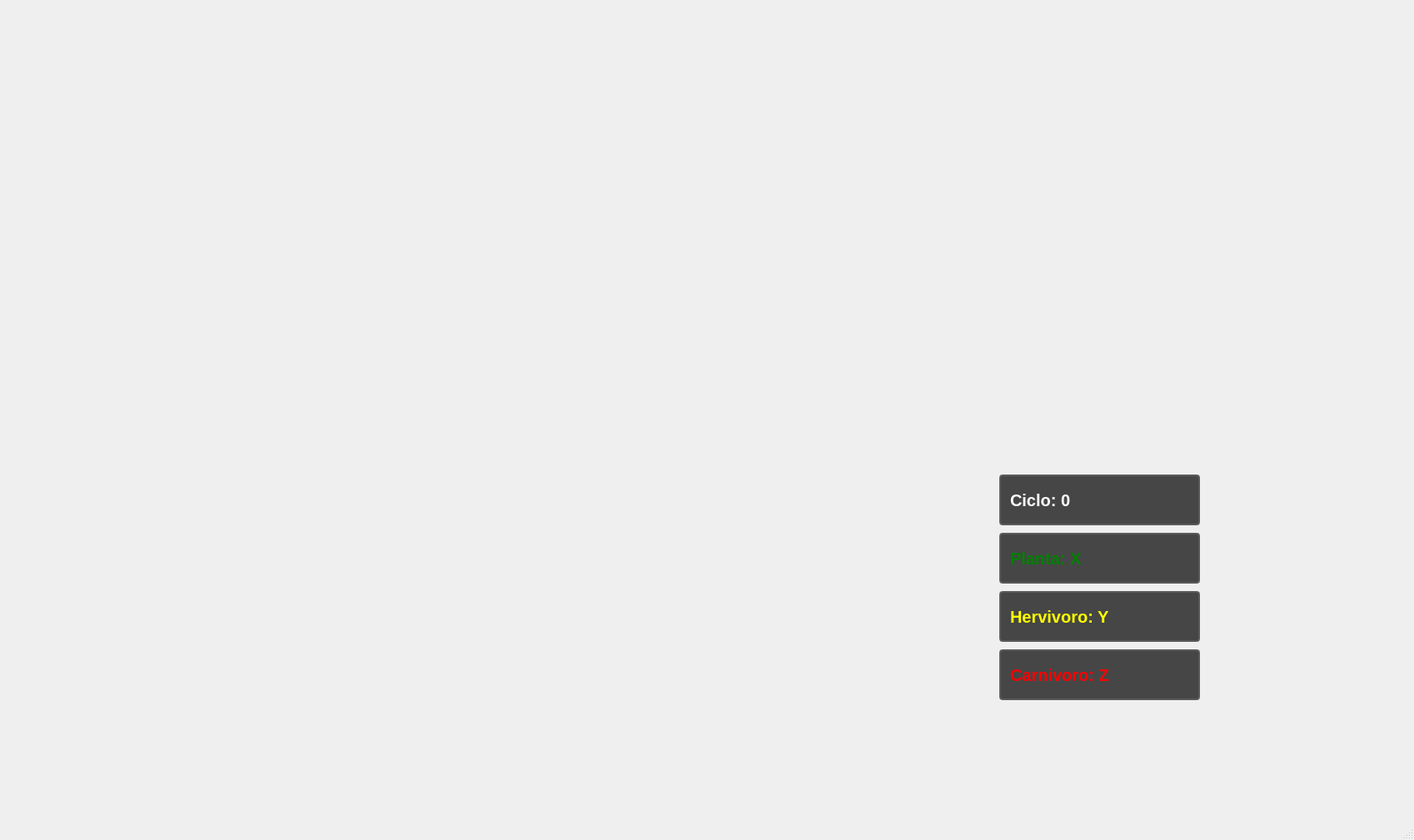
<?xml version="1.0" encoding="UTF-8"?>
<ui version="4.0">
 <class>MainWindow</class>
 <widget class="QMainWindow" name="MainWindow">
  <property name="geometry">
   <rect>
    <x>0</x>
    <y>0</y>
    <width>1698</width>
    <height>1009</height>
   </rect>
  </property>
  <property name="windowTitle">
   <string>MainWindow</string>
  </property>
  <property name="styleSheet">
   <string notr="true">QMainWindow {
	border-image: url(:/img/Fondo.png) 0 0 0 0 stretch stretch;
}

#window {
	background: transparent;
}</string>
  </property>
  <widget class="QWidget" name="window">
   <property name="styleSheet">
    <string notr="true">#window {
    border-image: url(:/img/img/sacale_el_fondo,_202604140053.png) 0 0 0 0 stretch stretch;
    background-color: transparent;
}</string>
   </property>
   <widget class="QLabel" name="lblCiclo">
    <property name="geometry">
     <rect>
      <x>1200</x>
      <y>570</y>
      <width>241</width>
      <height>61</height>
     </rect>
    </property>
    <property name="styleSheet">
     <string notr="true">QLabel {
	background-color: rgba(0, 0, 0, 180);
	color: white;
	border: 2px solid #5A5A5A;
	border-radius: 4px;
	padding: 6px;
	font-family: &quot;Segoe UI&quot;, Arial;
	font-weight: bold;
	font-size: 20px;
	qproperty-alignment: AlignCenter;

}</string>
    </property>
    <property name="text">
     <string>Ciclo: 0</string>
    </property>
   </widget>
   <widget class="QGraphicsView" name="vistaEcosistema">
    <property name="geometry">
     <rect>
      <x>90</x>
      <y>30</y>
      <width>911</width>
      <height>831</height>
     </rect>
    </property>
    <property name="styleSheet">
     <string notr="true">QGraphicsView {
	background: transparent;
	border: none;
}</string>
    </property>
   </widget>
   <widget class="QWidget" name="btnReiniciarFondo" native="true">
    <property name="geometry">
     <rect>
      <x>1150</x>
      <y>470</y>
      <width>341</width>
      <height>61</height>
     </rect>
    </property>
    <property name="styleSheet">
     <string notr="true">QWidget#btnReiniciarFondo {
	border-image: url(:/img/Reiniciar.png);

};


</string>
    </property>
    <widget class="QPushButton" name="btnReiniciar">
     <property name="geometry">
      <rect>
       <x>0</x>
       <y>0</y>
       <width>311</width>
       <height>51</height>
      </rect>
     </property>
     <property name="styleSheet">
      <string notr="true">QPushButton {
	background-color: transparent;
	border: none;
	color: white;
	font-weight: bold;
}

QPushButton:hover {
    background-color: rgba(255, 255, 255, 30); 
}

QPushButton:pressed {
	background-color: rgba(0,0,0,50);
	padding-top: 3px;
	padding-left: 3px;

}</string>
     </property>
     <property name="text">
      <string/>
     </property>
    </widget>
   </widget>
   <widget class="QWidget" name="btnPausarFondo" native="true">
    <property name="geometry">
     <rect>
      <x>1150</x>
      <y>370</y>
      <width>341</width>
      <height>61</height>
     </rect>
    </property>
    <property name="styleSheet">
     <string notr="true">QWidget#btnPausarFondo {
	border-image: url(:/img/Pausar.png);

};


</string>
    </property>
    <widget class="QPushButton" name="btnPausar">
     <property name="geometry">
      <rect>
       <x>0</x>
       <y>0</y>
       <width>341</width>
       <height>51</height>
      </rect>
     </property>
     <property name="styleSheet">
      <string notr="true">QPushButton {
	background-color: transparent;
	border: none;
	color: white;
	font-weight: bold;
}

QPushButton:hover {
    background-color: rgba(255, 255, 255, 30); 
}

QPushButton:pressed {
	background-color: rgba(0,0,0,50);
	padding-top: 3px;
	padding-left: 3px;

}</string>
     </property>
     <property name="text">
      <string/>
     </property>
    </widget>
   </widget>
   <widget class="QWidget" name="btnIniciarFondo" native="true">
    <property name="geometry">
     <rect>
      <x>1150</x>
      <y>270</y>
      <width>341</width>
      <height>61</height>
     </rect>
    </property>
    <property name="styleSheet">
     <string notr="true">QWidget#btnIniciarFondo {
	border-image: url(:/img/Iniciar.png);
};


</string>
    </property>
    <widget class="QPushButton" name="btnIniciar">
     <property name="geometry">
      <rect>
       <x>10</x>
       <y>0</y>
       <width>321</width>
       <height>51</height>
      </rect>
     </property>
     <property name="cursor">
      <cursorShape>PointingHandCursor</cursorShape>
     </property>
     <property name="styleSheet">
      <string notr="true">QPushButton {
	background-color: transparent;
	border: none;
	color: white;
	font-weight: bold;
}

QPushButton:hover {
    background-color: rgba(255, 255, 255, 30); 
}

QPushButton:pressed {
	background-color: rgba(0,0,0,50);
	padding-top: 3px;
	padding-left: 3px;

}</string>
     </property>
     <property name="text">
      <string/>
     </property>
    </widget>
   </widget>
   <widget class="QLabel" name="lblPlanta">
    <property name="geometry">
     <rect>
      <x>1200</x>
      <y>640</y>
      <width>241</width>
      <height>61</height>
     </rect>
    </property>
    <property name="styleSheet">
     <string notr="true">QLabel {
	background-color: rgba(0, 0, 0, 180);
	color: white;
	border: 2px solid #5A5A5A;
	border-radius: 4px;
	padding: 6px;
	font-family: &quot;Segoe UI&quot;, Arial;
	font-weight: bold;
	font-size: 20px;
	qproperty-alignment: AlignCenter;
	color: green;
}</string>
    </property>
    <property name="text">
     <string>Planta: X</string>
    </property>
   </widget>
   <widget class="QLabel" name="lblHervivoro">
    <property name="geometry">
     <rect>
      <x>1200</x>
      <y>710</y>
      <width>241</width>
      <height>61</height>
     </rect>
    </property>
    <property name="styleSheet">
     <string notr="true">QLabel {
	background-color: rgba(0, 0, 0, 180);
	color: white;
	border: 2px solid #5A5A5A;
	border-radius: 4px;
	padding: 6px;
	font-family: &quot;Segoe UI&quot;, Arial;
	font-weight: bold;
	font-size: 20px;
	qproperty-alignment: AlignCenter;
	color: yellow;
}
</string>
    </property>
    <property name="text">
     <string>Hervivoro: Y</string>
    </property>
   </widget>
   <widget class="QLabel" name="lblCarnivoro">
    <property name="geometry">
     <rect>
      <x>1200</x>
      <y>780</y>
      <width>241</width>
      <height>61</height>
     </rect>
    </property>
    <property name="styleSheet">
     <string notr="true">QLabel {
	background-color: rgba(0, 0, 0, 180);
	color: white;
	border: 2px solid #5A5A5A;
	border-radius: 4px;
	padding: 6px;
	font-family: &quot;Segoe UI&quot;, Arial;
	font-weight: bold;
	font-size: 20px;
	qproperty-alignment: AlignCenter;
	color: red;
}</string>
    </property>
    <property name="text">
     <string>Carnivoro: Z</string>
    </property>
   </widget>
  </widget>
  <widget class="QMenuBar" name="menubar">
   <property name="geometry">
    <rect>
     <x>0</x>
     <y>0</y>
     <width>1698</width>
     <height>17</height>
    </rect>
   </property>
  </widget>
  <widget class="QStatusBar" name="statusbar"/>
 </widget>
 <resources/>
 <connections/>
</ui>
